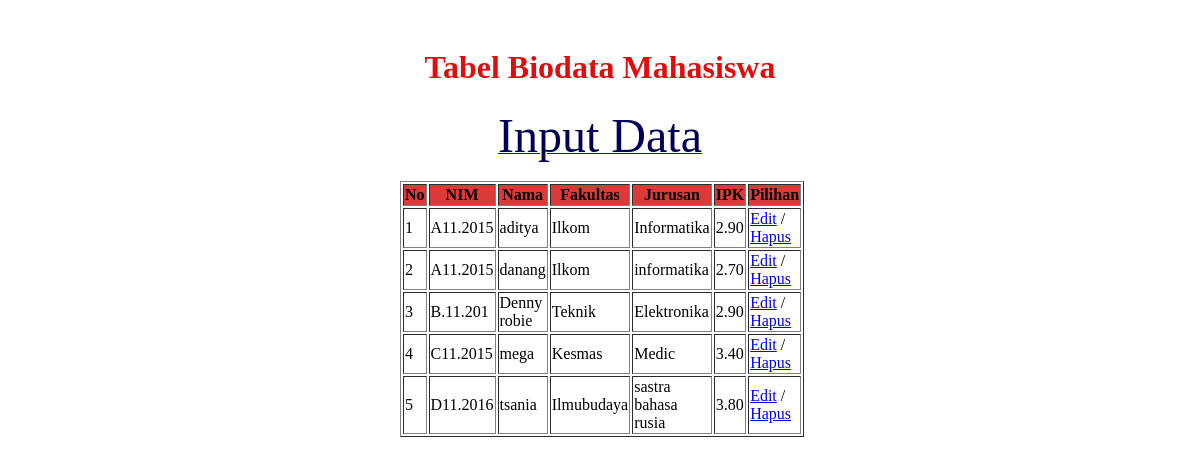
The page / on the database its author committed.
### tables this page shows
CREATE TABLE `mahasiswa` (
  `id` int(11) NOT NULL,
  `nim` char(8) DEFAULT NULL,
  `nama` varchar(100) DEFAULT NULL,
  `fakultas` varchar(50) DEFAULT NULL,
  `jurusan` varchar(50) DEFAULT NULL,
  `ipk` decimal(3,2) DEFAULT NULL
);

### index.php (the view, shortened to what this page needs)
<?php
include 'koneksi.php';
?>
<!DOCTYPE html>
<html>
	<head>
		<link rel="stylesheet" type="text/css" media="screen" href="css/style.css" />
	</head>
	<body>
		<div id="test">
		<h1>Tabel Biodata Mahasiswa</h1>
			<center><a href="input.php"><font size="15" color=" rgb(68, 57, 57);">Input Data</font></a></center>
			<br/>
			<div class="table">
			<table border=1>
				<tr style= "background-color:  rgb(220, 57, 57);">
					<th>No</th>
					<th>NIM</th>
					<th>Nama</th>
					<th>Fakultas</th>
					<th>Jurusan</th>
					<th>IPK</th>
					<th>Pilihan</th>
				</tr>
			</div>
				<?php
				$query = "SELECT*FROM mahasiswa ORDER BY nim ASC";
				$result = mysqli_query($link,$query);
				$no = 1;
				while($data = mysqli_fetch_assoc($result))
				{
					echo "<tr>";
					echo "<td >$no</td>";
					echo "<td>$data[nim]</td>";
					echo "<td>$data[nama]</td>";
					echo "<td>$data[fakultas]</td>";
					echo "<td>$data[jurusan]</td>";
					echo "<td>$data[ipk]</td>";
					echo '<td>
						<a href="edit.php?
						id='.$data['id'].'">Edit</a> /
							<a href="hapus.php?
						id='.$data['id'].'"
											onclick="return confirm(\'Anda yakin akan menghapus data?\')">Hapus</a>
						</td>';
						echo "</tr>";
						$no++;
				}
				?>
		</body>
</html>

### css/style.css (style rules this page uses)
body { background-image: image("image/alkaf.jpg"); }
#test { padding:20px }
h1 { text-align: center; color: rgb(224, 12, 12); }
.table { width: 400px; margin: 0 auto; }
h1 { text-align: center; color: rgb(224, 13, 13); }

### rows shown on the page
mahasiswa: nim "A11.2015", nama "aditya", fakultas "Ilkom", jurusan "Informatika", ipk "2.90"
mahasiswa: nim "A11.2015", nama "danang", fakultas "Ilkom", jurusan "informatika", ipk "2.70"
mahasiswa: nim "B.11.201", nama "Denny robie", fakultas "Teknik", jurusan "Elektronika", ipk "2.90"
mahasiswa: nim "C11.2015", nama "mega", fakultas "Kesmas", jurusan "Medic", ipk "3.40"
mahasiswa: nim "D11.2016", nama "tsania", fakultas "Ilmubudaya", jurusan "sastra bahasa rusia", ipk "3.80"
